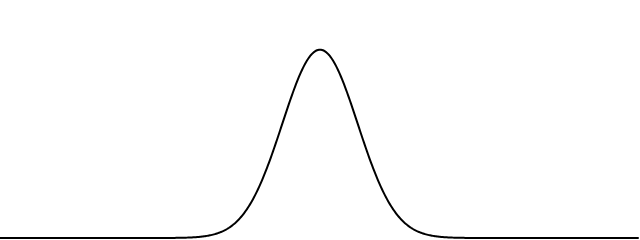
Frame 1 (no input)
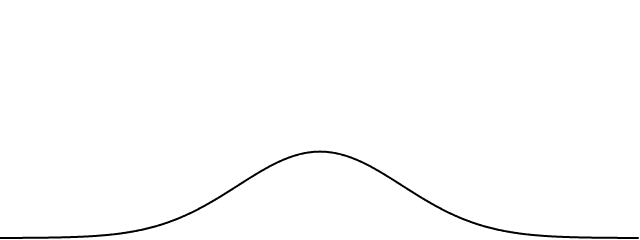
Frame 60 (no input)
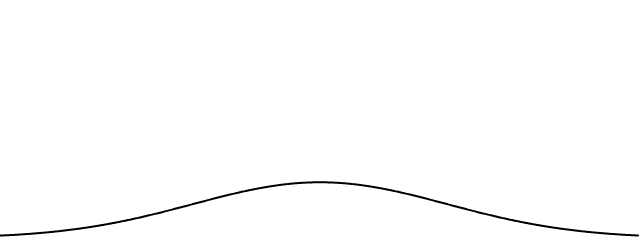
Frame 120 (the mouse pressed at the canvas centre since frame 60)

The p5.js sketch that drew these frames (run headless with seeded random() and noise() and a simulated clock; from frame 60 on, the mouse is pressed at the canvas centre):

// p5.js sketch
// ── sketch.js
// The Nature of Code
// Daniel Shiffman
// http://natureofcode.com

const heights = [];
let sd = 0.5;
let sd_dir = 0.01;

function setup() {
  createCanvas(640, 240);
}

function draw() {
  background(255);
  const e = 2.71828183; //"e", see http://mathforum.org/dr.math/faq/faq.e.html for more info
  let m = 0; //default mean of 0
  for (let i = 0; i < width; i++) {
    let xcoord = map(i, 0, width, -3, 3);
    let sq2pi = sqrt(2 * PI); //square root of 2 * PI
    let xmsq = -1 * (xcoord - m) * (xcoord - m); //-(x - mu)^2
    let sdsq = sd * sd; //variance (standard deviation squared)
    heights[i] = (1 / (sd * sq2pi)) * pow(e, xmsq / sdsq); //P(x) function
  }
  
  sd += sd_dir;
  if (sd > 2 || sd < 0.3) sd_dir *= -1;

  // a little for loop that draws a line between each point on the graph
  stroke(0);
  strokeWeight(2);
  noFill();
  beginShape();
  for (let i = 0; i < heights.length - 1; i++) {
    let x = i;
    let y = map(heights[i], 0, 1, height - 2, 2);
    vertex(x, y);
  }
  endShape();
}
